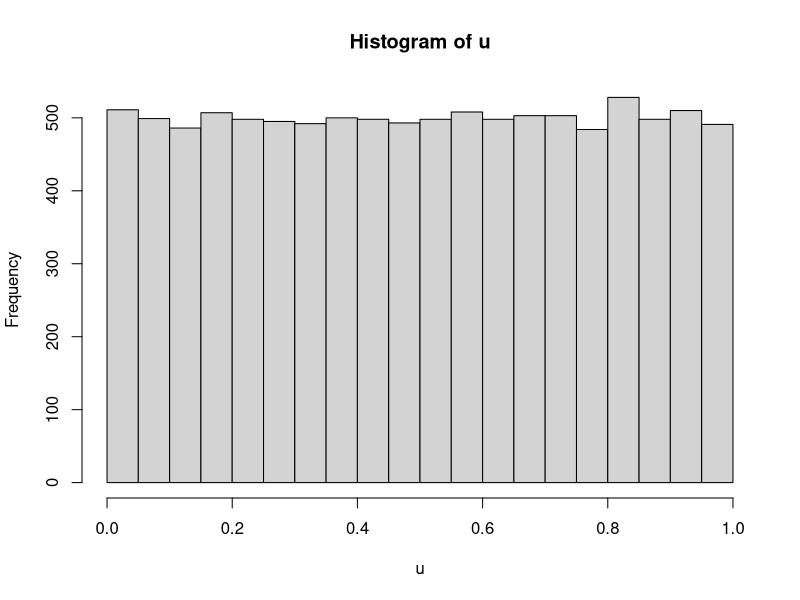
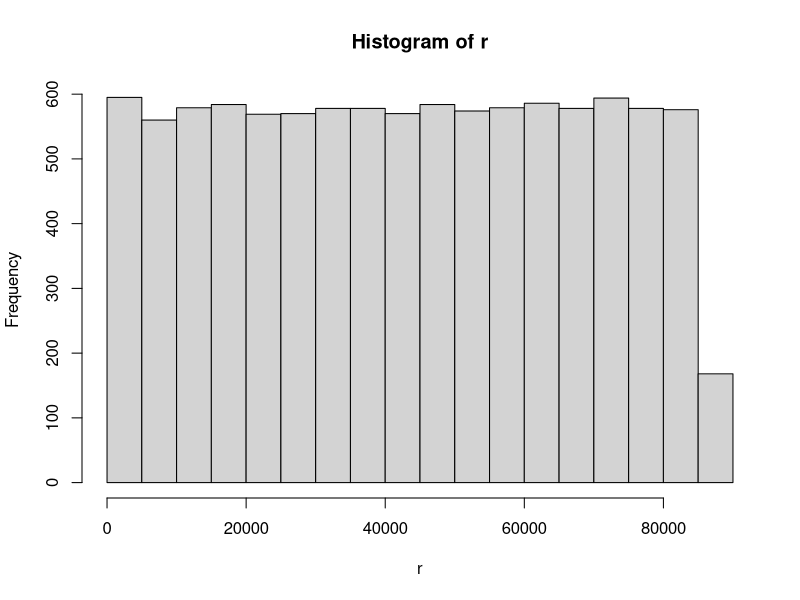
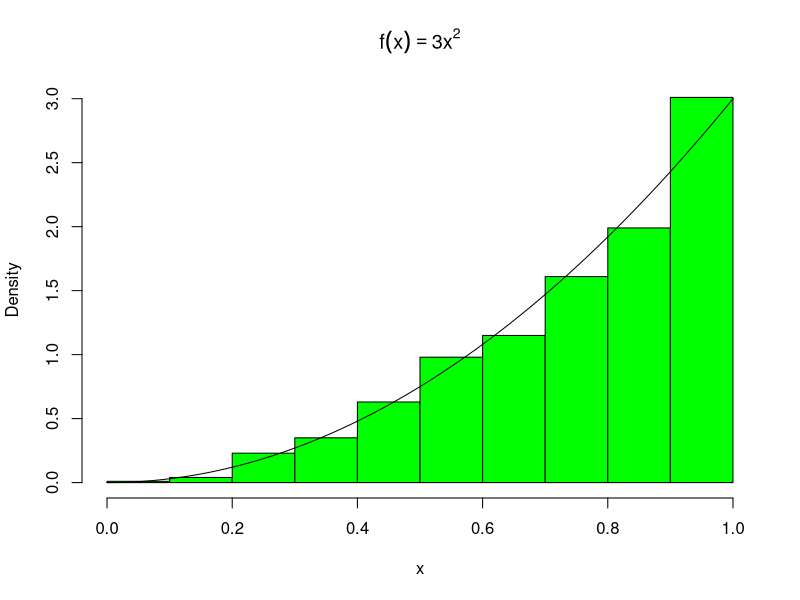

Recreate these plots in R, in order.
# Tahir Muhammad | University of Toronto
# Advanced concepts in R: Stimulation, Inverse Transfomation Method, Monte Carlo, and the Apply family of functions. 

# Stimulating random numbers 
# How does a computer stimulate random numbers?
# Linear Congruential Generators -> uses a mathematical formula, r_i = ar_i + b(mod d)
seed = 1 # Setting seed to be able to replicate: must be positive
a = 5 # the multiplier
b = 3 # shift
d = 16 #modulus
n = 20 # lenght of run
r = numeric(n)
r[1] = seed
for (i in 1:(n-1)){
  r[i+1] = (a*r[i]+b) %% d
}
# r is now an array filled with random numbers 
r
# It is usually good practice to generate numbers over (0,1). 
# Why do we do this? --> Because once you have uniform (0,1), you are able to generate any distribution.
# Make the random generated numbers over (0,1)

# Initialize
a = 1093; b = 18257; d = 86436; seed = 2
m = 10000; r = numeric(m); r[1] = seed
# Generate random numbers using Linear Congruential Generator
for (i in 1:(m-1)){
  r[i+1] = (a*r[i]+b) %% d
}
# Make all numbers between 0,1
u <- (r+0.5)/d
# Plot to see that these are unifomaly distributed! -> Our numbers where random on the interval (0,d), or (0,1) for u. 
hist(u)
hist(r)

# To use R's built in commands, we can just do:
runif(n=1000,min=0,max=1)

# Inverse Transformation Method.
# Given a density function, can generate it's  distribution. 
# How? For Continous Distributions:
#   i) Generate a random variable from U(0,1)
#   ii) Deliver x = Fx^-1 (u) 

# Example: Find the distribution of f(x) = 3x^2, where 0 < x < 1
n = 1000
u <- runif(n,0,1)
x <- u^(1/3)
hist(x, prob=TRUE, main = bquote(f(x) == 3*x^2), col="green")
# Sample
y <- seq(0, 1, .01)
# Density Curve
lines(y, 3*y^2, col="black") 

# Inverse Value Method; Discrete Case: Recursive





